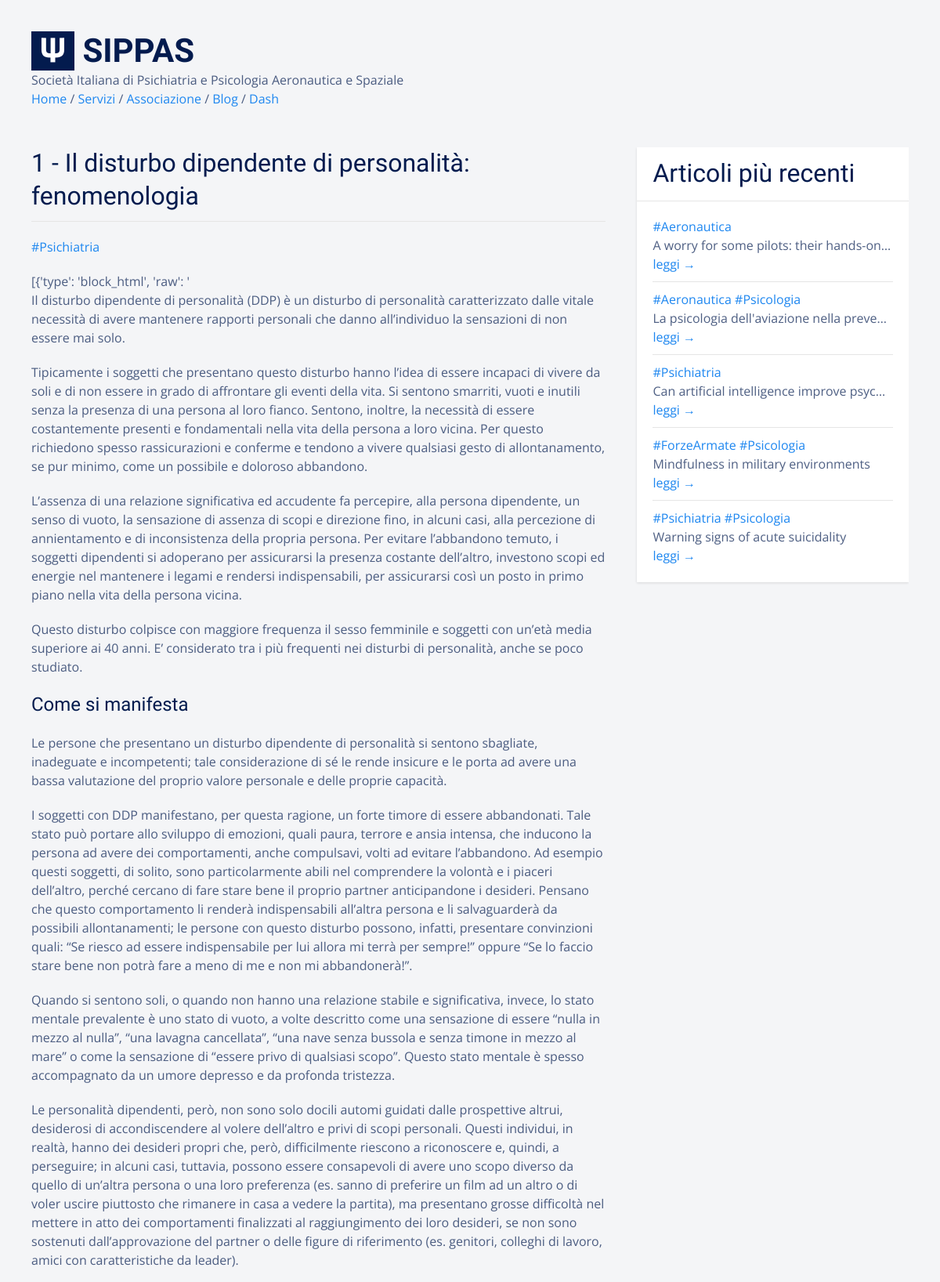
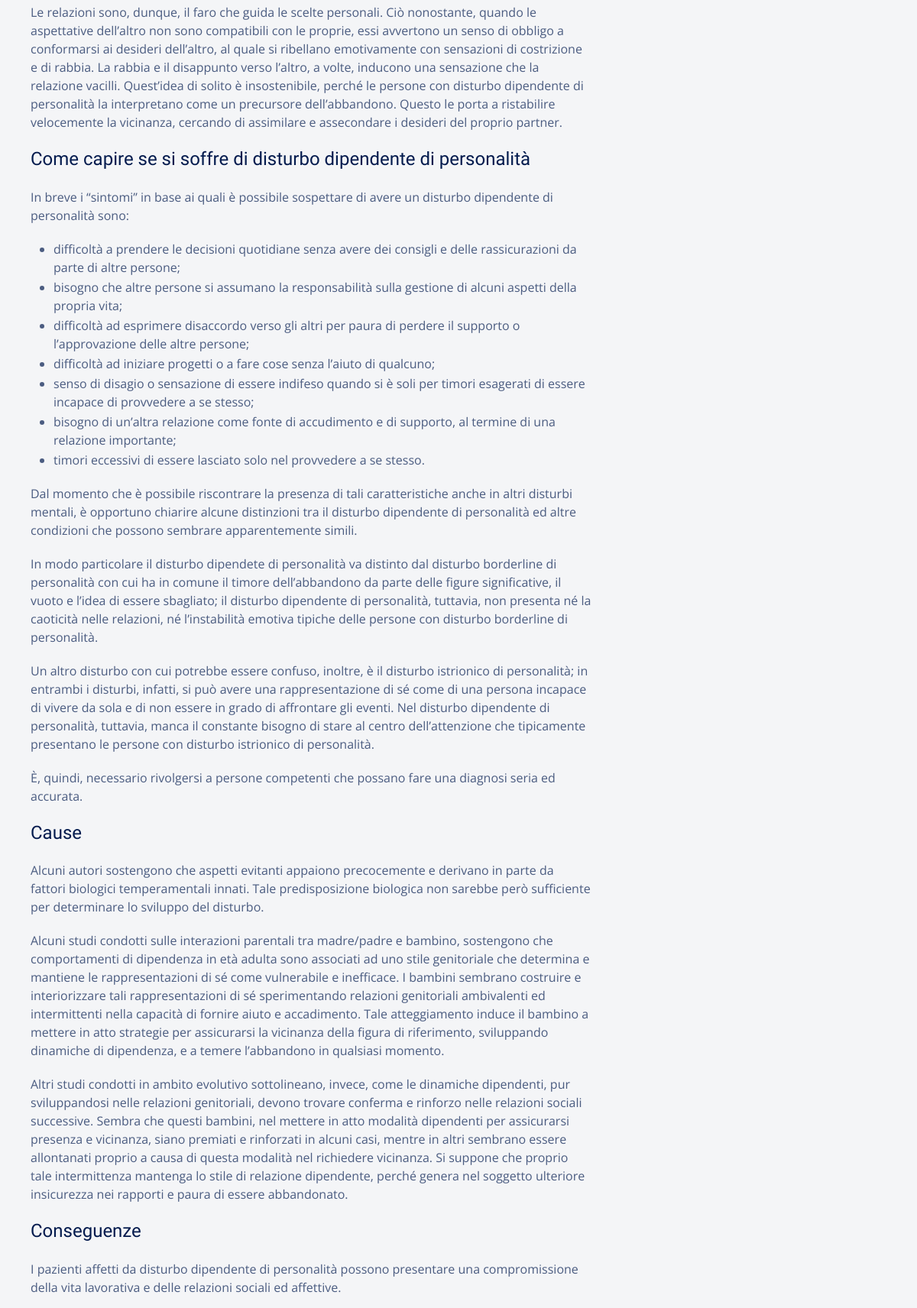
Page /blog/view/1 (upper part) on the committed database (2 pictures, top to bottom).
### tables this page shows
CREATE TABLE "posts" (
  "id" integer NOT NULL,
  "title" text,
  "body" TEXT,
  "teaser" text,
  "tags" TEXT,
  "is_sticky" integer,
  "author" text,
  "created_at" TEXT,
  "updated_at" text,
  "published_at" TEXT,
  PRIMARY KEY ("id")
);

### flaskApp/blueprints/blog/routes.py (the view)
@bp_blog.route("/view/<int:id>")
@cache.cached(timeout=60*60*24*30)
def view_post(id):
  post = query_db("SELECT * FROM posts WHERE id = ?", [ id ], True)
  latests = query_db("SELECT * FROM posts ORDER BY id DESC LIMIT 5")
  if post == None: abort(404)
  return render_template("blog/post_view.html",  post=post, latests=latests)

### flaskApp/db/sqlite.py (called while the page is built)
def dict_factory(cursor, row):
  d = {}
  for idx, col in enumerate(cursor.description):
    d[col[0]] = row[idx]
  return d

def get_db():
  if "db" not in g:
    g.db = sqlite3.connect(
      db_path,
      detect_types=sqlite3.PARSE_DECLTYPES,
      isolation_level="DEFERRED"
    )
    g.db.cursor().execute("PRAGMA journal_mode=WAL")
    g.db.row_factory = dict_factory
  return g.db

def query_db(query, args=(), one=False):
  with closing(get_db().cursor().execute(query, args)) as cur:
    rv = cur.fetchall()
    return (rv[0] if rv else None) if one else rv

### flaskApp/extensions/jinja_ext.py (called while the page is built)
def md_to_html(value):
  return markdown(value)

### flaskApp/blueprints/blog/templates/blog/post_view.html
{% extends 'base.html' %}
{% block content %}
<div class="uk-section">
  <div class="uk-container">
    <div class="uk-grid">
      <div class="uk-width-expand">
        <h2 class="uk-heading-divider">{{ post.id }} - {{ post.title }}</h2>
        <article class="uk-article">
          <p>
            {% for tag in post.tags.split(' ') %}
            <a href="{{ url_for('blog.posts_tagged', tag=tag) }}">{{ tag }}</a>
            {% endfor %}<br>
          </p>
          <div>
            {{ post.body | md_to_html | safe }}
          </div>
        </article>
      </div>
      {% if latests %}
      <div class="uk-width-1-3@s uk-text-truncate">
        <div class="uk-card uk-card-default uk-card-small">
          <div class="uk-card-header">
            <h2>Articoli più recenti</h2>
          </div>
          <div class="uk-card-body">
            <ul class="uk-list uk-list-divider uk-margin-medium">
              {% for l in latests %}
              <li class="uk-text-truncate uk-padding-vertical uk-padding-horizontal-small">
                {% for tag in l.tags.split(' ') %}
                <a href="{{ url_for('blog.posts_tagged', tag=tag) }}">{{ tag }}</a>
                {% endfor %}<br>
                {{ l.title | capitalize }}<br>
                <a href="{{ url_for('blog.view_post', id=l.id) }}">leggi &rarr;</a><br>
              </li>
              {% endfor %}
            </ul>
          </div>
        </div>
      </div>
      {% endif %}
    </div>
  </div>
</div>
{% endblock %}

### flaskApp/static/css/main.css (style rules this page uses)
html { font-family: 'Open Sans', sans-serif; font-size: 16px; font-weight: normal; line-height: 1.5; background: #f4f5f7; color: rgba(3,27,78,0.7); }
h1, .uk-h1, h2, .uk-h2, h3, .uk-h3, h4, .uk-h4, h5, .uk-h5, h6, .uk-h6 { font-family: 'Yanone Kaffeesatz', sans-serif; margin: 0 0 20px 0; font-weight: normal; color: #031b4e; text-transform: none; }
li { margin-bottom: 2px; }
.uk-section { padding: 0px; padding-top: 30px; }
.uk-card-default { color: rgba(3,27,78,0.7) !important; -webkit-box-shadow: 0 1px 3px rgba(0,0,0,.12); box-shadow: 0 1px 3px rgba(0,0,0,.12); border: 0; }

### rows in the picture
posts: id "1", title "Il disturbo dipendente di personalità: fenomenologia", tags "#Psichiatria", body|md_to_html "[{'type': 'block_html', 'raw': ' Il disturbo dipendente di personalità (DDP) è un disturbo di personalità caratterizzato dalle vitale necessità di avere mantenere rapporti personali che danno all’individuo la sensazioni di non essere mai solo. Tipicamente i soggetti che presentano questo disturbo hanno l’idea di essere incapaci di vivere da soli e di non essere in grado di affrontare gli eventi della vita. Si sentono smarriti, vuoti e inutili senza la presenza di una persona al loro fianco. Sentono, inoltre, la necessità di essere costantemente presenti e fondamentali nella vita della persona a loro vicina. Per questo richiedono spesso rassicurazioni e conferme e tendono a vivere qualsiasi…"
posts: tags "#Aeronautica", title "A worry for some pilots: their hands-on…"
posts: tag "#Aeronautica" "#Psicologia", title "La psicologia dell'aviazione nella preve…"
posts: tags "#Psichiatria", title "Can artificial intelligence improve psych…"
posts: tag "#ForzeArmate" "#Psicologia", title "Mindfulness in military environments"
posts: tag "#Psichiatria" "#Psicologia", title "Warning signs of acute suicidality"
